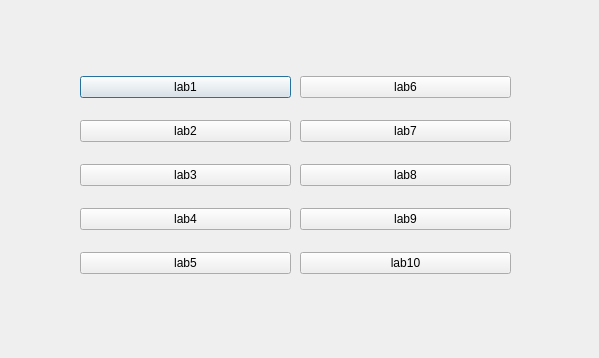
<?xml version="1.0" encoding="UTF-8"?>
<ui version="4.0">
 <class>Dialog</class>
 <widget class="QDialog" name="Dialog">
  <property name="geometry">
   <rect>
    <x>0</x>
    <y>0</y>
    <width>599</width>
    <height>358</height>
   </rect>
  </property>
  <property name="windowTitle">
   <string>Dialog</string>
  </property>
  <widget class="QWidget" name="verticalLayoutWidget">
   <property name="geometry">
    <rect>
     <x>80</x>
     <y>60</y>
     <width>211</width>
     <height>231</height>
    </rect>
   </property>
   <layout class="QVBoxLayout" name="verticalLayout">
    <item>
     <widget class="QPushButton" name="pushButton_2">
      <property name="text">
       <string>lab1</string>
      </property>
     </widget>
    </item>
    <item>
     <widget class="QPushButton" name="pushButton">
      <property name="text">
       <string>lab2</string>
      </property>
     </widget>
    </item>
    <item>
     <widget class="QPushButton" name="pushButton_5">
      <property name="text">
       <string>lab3</string>
      </property>
     </widget>
    </item>
    <item>
     <widget class="QPushButton" name="pushButton_4">
      <property name="text">
       <string>lab4</string>
      </property>
     </widget>
    </item>
    <item>
     <widget class="QPushButton" name="pushButton_3">
      <property name="text">
       <string>lab5</string>
      </property>
     </widget>
    </item>
   </layout>
  </widget>
  <widget class="QWidget" name="verticalLayoutWidget_2">
   <property name="geometry">
    <rect>
     <x>300</x>
     <y>60</y>
     <width>211</width>
     <height>231</height>
    </rect>
   </property>
   <layout class="QVBoxLayout" name="verticalLayout_2">
    <item>
     <widget class="QPushButton" name="pushButton_6">
      <property name="text">
       <string>lab6</string>
      </property>
     </widget>
    </item>
    <item>
     <widget class="QPushButton" name="pushButton_7">
      <property name="text">
       <string>lab7</string>
      </property>
     </widget>
    </item>
    <item>
     <widget class="QPushButton" name="pushButton_8">
      <property name="text">
       <string>lab8</string>
      </property>
     </widget>
    </item>
    <item>
     <widget class="QPushButton" name="pushButton_9">
      <property name="text">
       <string>lab9</string>
      </property>
     </widget>
    </item>
    <item>
     <widget class="QPushButton" name="pushButton_10">
      <property name="text">
       <string>lab10</string>
      </property>
     </widget>
    </item>
   </layout>
  </widget>
 </widget>
 <resources/>
 <connections/>
</ui>
